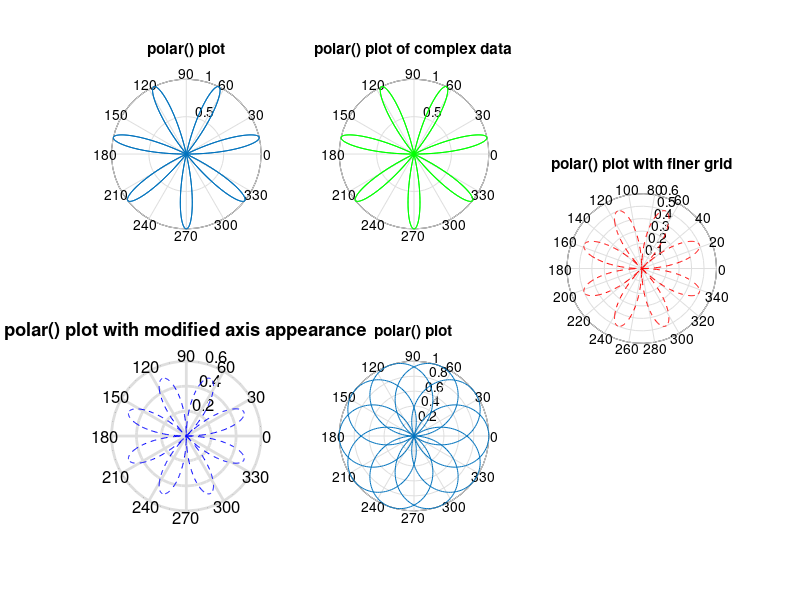

Here is the MATLAB script that generated this plot:
clear all; close all; clc;
h=figure('Position',[1 21 1366 670], ...
'Name','Polar Plot Graph Demonstrations');
subplot(2,3,1)
theta = linspace(0,2*pi,1000);
rho =sin(7*theta);
polar(theta, rho);
title("polar() plot");
ax1=get(gca,'position');
subplot(2,3,2)
theta = linspace(0,2*pi,1000);
cplx = theta + i*sin(7*theta);
polar(cplx, "g");
title("polar() plot of complex data");
ax2=get(gca,'position');
subplot(2,3,3)
theta = linspace(0,2*pi,1000);
rho = sin(2*theta).*cos (2*theta);
polar(theta, rho, "--r");
set(gca, "rtick", 0.1:0.1:0.6, "ttick", 0:20:340);
title("polar() plot with finer grid");
ax3=get(gca,'position');
set(gca,"position", [ax3(1), ax3(2)-0.20, ax3(3), ax3(4)]);
subplot(2,3,4)
theta = linspace(0,2*pi,1000);
rho = sin(2*theta).*cos (2*theta);
polar(theta, rho, "--b");
set(gca, "fontsize", 12, "linewidth", 2, "color", [0.8 0.8 0.8]);
title("polar() plot with modified axis appearance");
ax4=get(gca,'position');
subplot(2,3,5)
theta = linspace(0,8*pi,1000);
rho = sin(5/4*theta);
polar(theta, rho);
set(gca, "rtick", 0.2:0.2:1);
title("polar() plot");
ax5=get(gca,'position');
